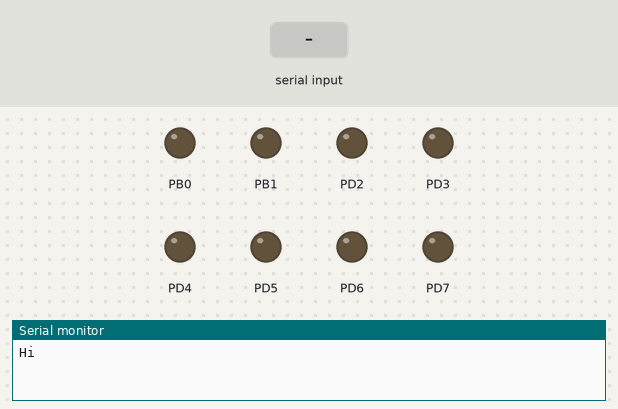
The program below on a simulated ATmega328P, built with avr-gcc and emulated at 16 MHz. On the bench: output pins drawn as LEDs (lit = HIGH), the last lines printed to the serial monitor. The test bench sets the inputs (shaded band). Pins used as bus, display or sensor lines are not drawn.

Above: at 1.2 s.
1.3 s: "1\n" received over Serial
At 2.5 s:
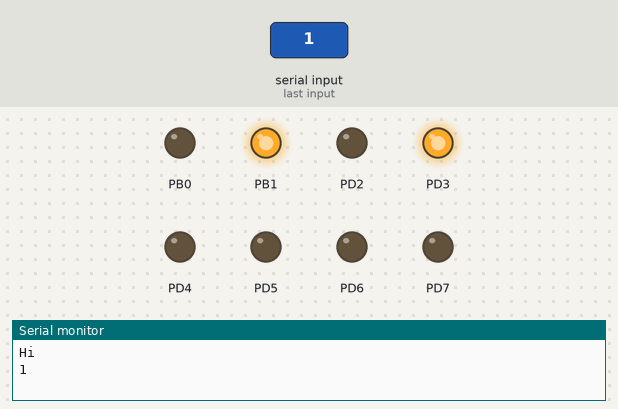
Timing chart, 0 to 4.3 s (numbered marks = the images above; inputs shaded):
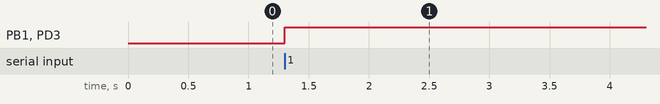

Measured:
- after the input at 1.3 s, PB1, PD3: LOW → HIGH at once

The program:

main.c
```c
/*
 * Prueba.c
 *
 * Created: 23/04/2024 06:02:12 a. m.
 * Author : Eber Alexander
 */

#define F_CPU 16000000

#include <avr/io.h>
#include <avr/interrupt.h>
#include <util/delay.h>

void initUART9600(void);
void writeUART(char singleChar);
//void writeText(char* text);

volatile char bufferRX;		//it is volatile 'cuase it could change anytime


int main(void)
{
	DDRD = 0xFC;		//PD2 - PD7 as output
	DDRB = 0x03;		//PB0 y PB1 as output

	initUART9600();
	sei();


	writeUART('H');
	writeUART('i');
	writeUART('\n');

	//writeText("hola putos\n");

    while (1)
    {

    }
}

void initUART9600(void){
	//settigns for RX and TX
	DDRD &= ~(1 << DDD0);		//Rx as input
	DDRD |= (1 << DDD1);		//TX as output

	//Fast mode, U2X0
	UCSR0A = 0;
	UCSR0A |= (1 << U2X0);

	//Settigns for register B
	UCSR0B = 0;
	UCSR0B |= (1 << RXCIE0) | (1 << RXEN0) | (1 << TXEN0); //ISR, enable for RX and TX

	// settigns for register C
	UCSR0C = 0;
	UCSR0C |= (1 << UCSZ01) | (1 << UCSZ00);		// character size: 8 bits, no parity, 1 stop bit

	//Baudrate
	UBRR0 = 207;		// 9600
}


void writeUART(char singleChar){
	//if buffer is emptym, if it is not, it waits
	while(!(UCSR0A & (1 << UDRE0)));
	UDR0 = singleChar;

}

/*
void writeText(char* text){
	//uint8_t i;
	for (uint8_t i = 0; text[i] != '\0'; i++)
	{
		while(!(UCSR0A & (1 << UDRE0)));
		UDR0 = text[i];
	}
}
*/

//ISR, recieve
ISR(USART_RX_vect){
	bufferRX = UDR0;

	//if buffer is emptym, if it is not, it waits
	while(!(UCSR0A & (1 << UDRE0)));
	UDR0 = bufferRX;
	PORTD = bufferRX;
	PORTB = 0x03 & bufferRX;
}
```
